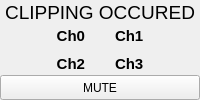
            <widget class="QFrame" name="verticalFrame_state_Clipping_Ocured">
             <property name="sizePolicy">
              <sizepolicy hsizetype="Preferred" vsizetype="Preferred">
               <horstretch>0</horstretch>
               <verstretch>0</verstretch>
              </sizepolicy>
             </property>
             <layout class="QVBoxLayout" name="verticalLayout_11" stretch="1,2,1">
              <property name="spacing">
               <number>0</number>
              </property>
              <property name="sizeConstraint">
               <enum>QLayout::SetMinimumSize</enum>
              </property>
              <property name="leftMargin">
               <number>0</number>
              </property>
              <property name="topMargin">
               <number>0</number>
              </property>
              <property name="rightMargin">
               <number>0</number>
              </property>
              <property name="bottomMargin">
               <number>0</number>
              </property>
              <item>
               <widget class="QLabel" name="label_18">
                <property name="font">
                 <font>
                  <family>Segoe UI</family>
                  <pointsize>14</pointsize>
                  <weight>50</weight>
                  <bold>false</bold>
                 </font>
                </property>
                <property name="text">
                 <string>CLIPPING OCCURED</string>
                </property>
                <property name="alignment">
                 <set>Qt::AlignCenter</set>
                </property>
               </widget>
              </item>
              <item>
               <layout class="QGridLayout" name="gridLayout">
                <property name="horizontalSpacing">
                 <number>30</number>
                </property>
                <property name="verticalSpacing">
                 <number>6</number>
                </property>
                <item row="1" column="1">
                 <widget class="QLabel" name="clippingCH3">
                  <property name="font">
                   <font>
                    <family>Segoe UI</family>
                    <pointsize>11</pointsize>
                    <weight>75</weight>
                    <bold>true</bold>
                   </font>
                  </property>
                  <property name="styleSheet">
                   <string notr="true"/>
                  </property>
                  <property name="frameShape">
                   <enum>QFrame::NoFrame</enum>
                  </property>
                  <property name="lineWidth">
                   <number>0</number>
                  </property>
                  <property name="text">
                   <string>Ch3</string>
                  </property>
                  <property name="alignment">
                   <set>Qt::AlignLeading|Qt::AlignLeft|Qt::AlignVCenter</set>
                  </property>
                  <property name="color_indication_on" stdset="0">
                   <string>indication_on</string>
                  </property>
                  <property name="color_indication_off" stdset="0">
                   <string>indication_off</string>
                  </property>
                 </widget>
                </item>
                <item row="1" column="0">
                 <widget class="QLabel" name="clippingCH2">
                  <property name="font">
                   <font>
                    <family>Segoe UI</family>
                    <pointsize>11</pointsize>
                    <weight>75</weight>
                    <bold>true</bold>
                   </font>
                  </property>
                  <property name="styleSheet">
                   <string notr="true"/>
                  </property>
                  <property name="frameShape">
                   <enum>QFrame::NoFrame</enum>
                  </property>
                  <property name="lineWidth">
                   <number>0</number>
                  </property>
                  <property name="text">
                   <string>Ch2</string>
                  </property>
                  <property name="alignment">
                   <set>Qt::AlignRight|Qt::AlignTrailing|Qt::AlignVCenter</set>
                  </property>
                  <property name="color_indication_on" stdset="0">
                   <string>indication_on</string>
                  </property>
                  <property name="color_indication_off" stdset="0">
                   <string>indication_off</string>
                  </property>
                 </widget>
                </item>
                <item row="0" column="1">
                 <widget class="QLabel" name="clippingCH1">
                  <property name="font">
                   <font>
                    <family>Segoe UI</family>
                    <pointsize>11</pointsize>
                    <weight>75</weight>
                    <bold>true</bold>
                   </font>
                  </property>
                  <property name="styleSheet">
                   <string notr="true"/>
                  </property>
                  <property name="frameShape">
                   <enum>QFrame::NoFrame</enum>
                  </property>
                  <property name="lineWidth">
                   <number>0</number>
                  </property>
                  <property name="text">
                   <string>Ch1</string>
                  </property>
                  <property name="alignment">
                   <set>Qt::AlignLeading|Qt::AlignLeft|Qt::AlignVCenter</set>
                  </property>
                  <property name="color_indication_on" stdset="0">
                   <string>indication_on</string>
                  </property>
                  <property name="color_indication_off" stdset="0">
                   <string>indication_off</string>
                  </property>
                 </widget>
                </item>
                <item row="0" column="0">
                 <widget class="QLabel" name="clippingCH0">
                  <property name="font">
                   <font>
                    <family>Segoe UI</family>
                    <pointsize>11</pointsize>
                    <weight>75</weight>
                    <bold>true</bold>
                   </font>
                  </property>
                  <property name="styleSheet">
                   <string notr="true"/>
                  </property>
                  <property name="frameShape">
                   <enum>QFrame::NoFrame</enum>
                  </property>
                  <property name="frameShadow">
                   <enum>QFrame::Raised</enum>
                  </property>
                  <property name="lineWidth">
                   <number>0</number>
                  </property>
                  <property name="text">
                   <string>Ch0</string>
                  </property>
                  <property name="alignment">
                   <set>Qt::AlignRight|Qt::AlignTrailing|Qt::AlignVCenter</set>
                  </property>
                  <property name="color_indication_on" stdset="0">
                   <string>indication_on</string>
                  </property>
                  <property name="color_indication_off" stdset="0">
                   <string>indication_off</string>
                  </property>
                 </widget>
                </item>
               </layout>
              </item>
              <item>
               <widget class="QPushBotton_User" name="pushButton_Mute">
                <property name="sizePolicy">
                 <sizepolicy hsizetype="Preferred" vsizetype="Preferred">
                  <horstretch>0</horstretch>
                  <verstretch>0</verstretch>
                 </sizepolicy>
                </property>
                <property name="text">
                 <string>MUTE</string>
                </property>
                <property name="checkable">
                 <bool>true</bool>
                </property>
                <property name="QPushButtonCentral" stdset="0">
                 <string>true</string>
                </property>
                <property name="QPushButtonCentral_EnableChecked" stdset="0">
                 <string>true</string>
                </property>
                <property name="QPushButtonCentral_EnableCheckedHover" stdset="0">
                 <string>true</string>
                </property>
                <property name="QPushButtonCentral_EnablePresed" stdset="0">
                 <string>true</string>
                </property>
                <property name="QPushButtonCentral_EnableHover" stdset="0">
                 <string>true</string>
                </property>
                <property name="QPushButtonCentral_EnableHoverPresed" stdset="0">
                 <string>true</string>
                </property>
               </widget>
              </item>
             </layout>
            </widget>
